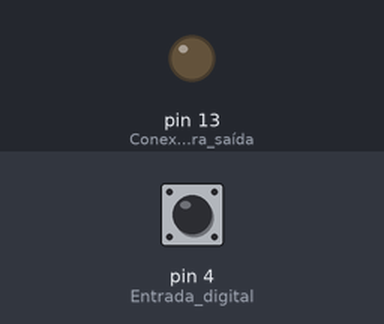
The sketch below on a simulated Arduino Uno, built with avr-gcc and run on an emulated ATmega328P. Parts: output pins drawn as LEDs (lit = HIGH). Dashed ring = blinking. Inputs (shaded band) come from the test bench; at power-on: pin 4 (Entrada_digital) HIGH.

Above: at 1.2 s.
1.3 s: pin 4 (Entrada_digital) pulled LOW for 1 s
At 2.6 s:
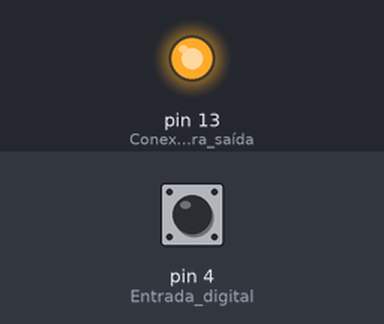
3.8 s: pin 4 (Entrada_digital) pulled LOW for 3.2 s
At 4.1 s:
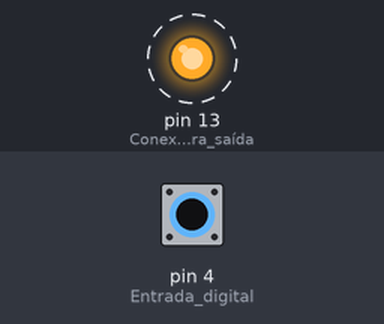
8.5 s: pin 4 (Entrada_digital) pulled LOW for 0.25 s
At 9.9 s:
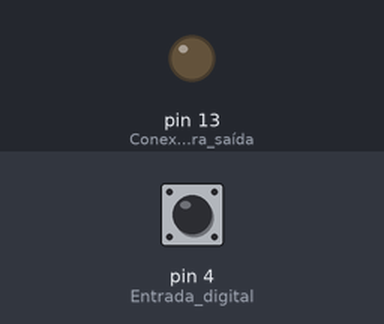
Timing chart, 0 to 11.5 s (numbered marks = the images above; inputs shaded):
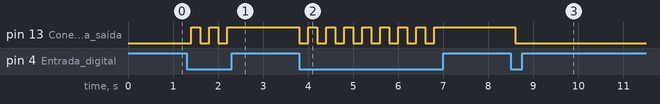

Measured:
- after the input at 1.3 s, pin 13 (Conexão_13_é_para_saída): alternates HIGH for 0.20 s and LOW for 0.20 s, 5 changes in all, then stays HIGH, starting after 0.10 s
- after the input at 3.8 s, pin 13 (Conexão_13_é_para_saída): alternates HIGH for 0.20 s and LOW for 0.20 s, 16 changes in all, then stays HIGH, starting at once
- after the input at 8.5 s, pin 13 (Conexão_13_é_para_saída): HIGH → LOW after 0.10 s

The sketch:

12-not-acender-e-apagar-o-led-com-um-botao.ino
```cpp
/**
  Simulador do operador lógico NOT
  Acender e apagar o LED com um único botão
  @author Erica Viana
*/

int botao1, botao2;

void setup() {
  pinMode(13, OUTPUT); // Conexão 13 é para saída
  pinMode(4, INPUT_PULLUP); // Entrada digital
}

void loop() {
  botao1 = digitalRead(4);

  if (botao1 == 0) {
    digitalWrite(13, !digitalRead(13));
  }
  delay(200);
}
```
